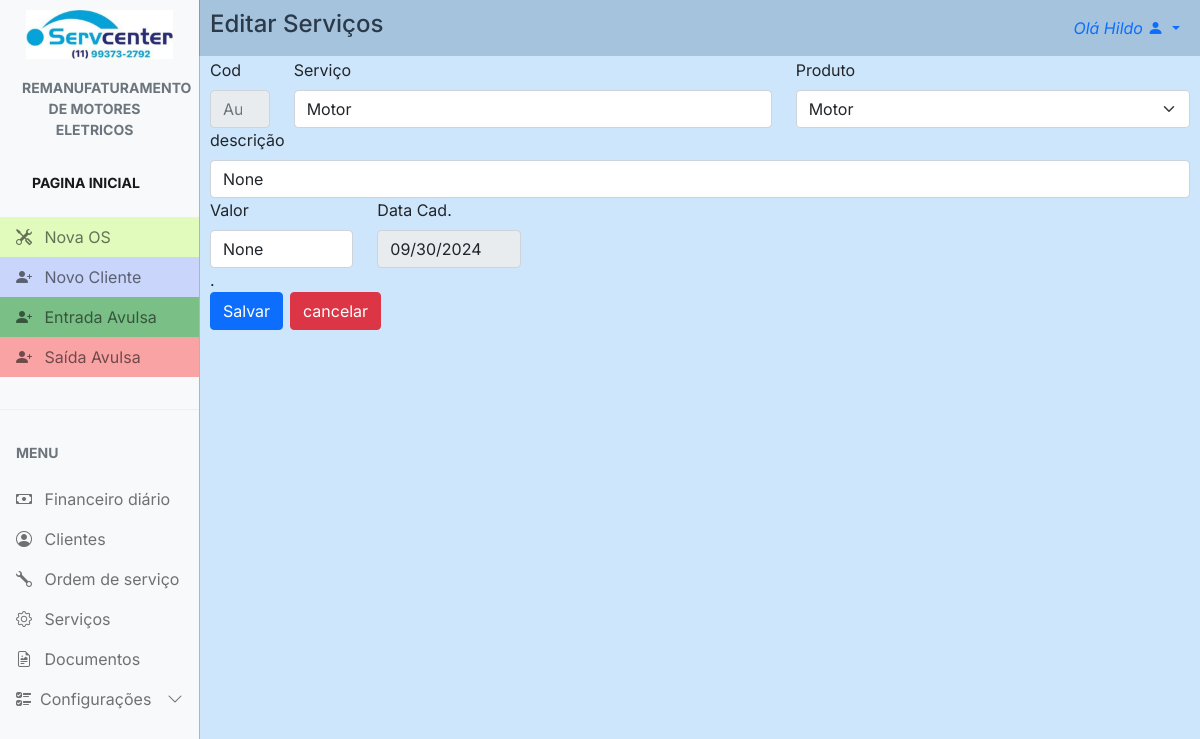
/services/edit_services/1 (signed in), run on the app's committed database.
### config/models.py (models this page shows, shortened)
class Config(models.Model):
    nome_empresa = models.CharField(max_length=100, blank=True, null=True)
    nome_fantasia = models.CharField(max_length=100, blank=True, null=True)
    responsavel = models.CharField(max_length=100, blank=True, null=True)
    atividade = models.CharField(max_length=100, blank=True, null=True)
    cnpj = models.CharField(max_length=20, blank=True, null=True)
    endereco = models.CharField(max_length=100, blank=True, null=True)
    numero = models.CharField(max_length=10, blank=True, null=True)
    bairro = models.CharField(max_length=50, blank=True, null=True)
    cidade = models.CharField(max_length=50, blank=True, null=True)
    estado = models.CharField(max_length=2, blank=True, null=True)
    cep = models.CharField(max_length=10, blank=True, null=True)
    logo1 = models.ImageField(upload_to='logos', blank=True, null=True)
    logo2 = models.ImageField(upload_to='logos', blank=True, null=True)
    obs = models.TextField(blank=True, null=True)
    data = models.DateField(blank=True, null=True)
    telefone = models.CharField(max_length=20, blank=True, null=True)
    whatsapp = models.CharField(max_length=20, blank=True, null=True)

### services/models.py (models this page shows, shortened)
class Services(models.Model):
    cod = models.AutoField(primary_key=True)
    tipo = models.CharField(max_length=20, default="Pessoa Física")
    nome = models.CharField(max_length=50)
    descr = models.CharField(max_length=50, null=True, blank=True)
    valor = models.CharField(max_length=20, null=True, blank=True)
    obs = models.CharField(max_length=50, null=True, blank=True)
    data_cadastro = models.DateField(auto_now_add=True, blank=True)
    foto = models.ImageField(upload_to="foto_cliente", null=True, blank=True)

### services/views.py (the view, shortened to what this page needs)
# urls.py: path('edit_services/<int:cod>', views.edit_services, name="edit_services"),
@login_required
def edit_services(request, cod):
    if request.method == "GET":
        return render(request, 'edit_services.html', {'cod': Services.objects.get(cod=cod).cod,
                                                      'nome': Services.objects.get(cod=cod).nome,
                                                      'tipo': Services.objects.get(cod=cod).tipo,
                                                      'descr': Services.objects.get(cod=cod).descr,
                                                      'valor': Services.objects.get(cod=cod).valor,
                                                      'obs': Services.objects.get(cod=cod).obs,
                                                      'data_cadastro': Services.objects.get(cod=cod).data_cadastro.strftime("%Y-%m-%d"),
                                                      'foto': Services.objects.get(cod=cod).foto, })

### config/context_processors.py (called while the page is built)
def conf(request):
    logo = Config.objects.all().first
    return {'logo': logo}

### servcenter/context_processors.py (called while the page is built)
def project_settings(request):
    config = Config.objects.first()
    return {
        'config': config,
    }

### services/templates/edit_services.html (shortened to what this page needs)
{% extends "main.html" %} {% load static %} {% block 'head' %}
<link rel="stylesheet" href="{% static 'css/main.css' %}" />
<link rel="stylesheet" href="{% static 'clients/css/new_client.css' %}" />
{% endblock %} {% block 'main' %}
<div id="main" class="main">
  <div id="cad_cli_tit">
    <a>Editar Serviços</a>
  </div>
  <form class="row g-6" action="{% url 'edit_services' cod=cod  %}" method="POST">
    <div class="col-md-1">
      <label for="inputCod" class="form-label">Cod</label>
      <input
        type="number"
        readonly
        class="form-control"
        placeholder="Auto"
        name="inputCod"
      />
    </div>
    <div class="col-md-6">
      <label for="inputNome" class="form-label">Serviço</label>
      <input
        type="text"
        class="form-control"
        placeholder="Nome serviço"
        name="inputNome"
        value="{{nome}}"
      />
    </div>
    <div class="col-md-5">
      <label for="inputTipo" class="form-label">Produto</label>
      <select name="inputTipo" class="form-select" value="{{tipo}}">
        <option selected>Motor</option>
      </select>
    </div>
    <div class="col-md-12">
      <label for="inputdescr" class="form-label">descrição</label>
      <input
        type="text"
        class="form-control"
        placeholder="descrição do serviço"
        name="inputdescr"
        value="{{descr}}"
      />
    </div>
    <div class="col-md-2">
      <label for="inputvalor" class="form-label">Valor</label>
      <input
        type="text"
        class="form-control"
        placeholder="somente números"
        name="inputvalor"
        value="{{valor}}"
      />
    </div>
    <div class="col-md-2">
      <label for="imputCad" class="form-label">Data Cad.</label>
      <input type="date" readonly class="form-control" name="input-dataCad" value="{{data_cadastro}}"/>
    </div>
      <a>.</a>
    <div class="col-12">
      <button type="submit" class="btn btn-primary">Salvar</button>
    </div>
  </form>
  <div class="col-1">
    <a href="{% url 'services' %}" id="canc_btn" type="submit" class="btn btn-danger">cancelar</a>
  </div
</div>
{% endblock%}

### templates/main.html (shortened to what this page needs)
{% load static %}
<!DOCTYPE html>
<html lang="en">
  <head>
    <link rel="stylesheet" href="{% static 'css/bootstrap.min.css'%}" />
    <link
      rel="stylesheet"
      href="https://cdn.jsdelivr.net/npm/bootstrap-icons@1.4.1/font/bootstrap-icons.css"
    />
    <link rel="stylesheet" href="{% static 'css/dataTables.bootstrap5.min.css' %}" />
    <link rel="stylesheet" href="{% static 'css/main.css' %}" />
    {% block 'head' %}{% endblock %}
  </head>
  <body>
    <div
      class="offcanvas offcanvas-start sidebar-nav bg-light"
      tabindex="-1"
      id="sidebar"
    >
      <div class="offcanvas-body p-0">
        <nav class="navbar-light">
          <ul class="navbar-nav">
            <li>
              <div class="text-muted small fw-bold text-uppercase px-3">
                <a href="{% url 'dashboard' %}">
                  {% if config.logo1 %}
                    <img id="logo" src="{{ config.logo1.url }}" alt="logo" />
                  {% else %}
                    <p>No logo available</p>
                  {% endif %}
                </a>
              </div>
            </li>
            <li id="tit_motores">
              <a href="{% url 'dashboard' %}" class="nav-link px-3 active">
                <div class="text-muted small fw-bold text-uppercase px-3 mb-3">
                  {{config.atividade}}
                </div>
              </a>
            </li>
            <li>
              <div class="text-muted small fw-bold text-uppercase px-3 mb-3">
                <a href="{% url 'dashboard' %}" class="nav-link px-3 active">Pagina Inicial</a>
              </div>
            </li>
            <li>
              <a id="n_os" href="{% url 'new_work_order' %}" class="nav-link px-3">
                <span class="me-2"><i class="bi bi-tools"></i></span>
                <span>Nova OS</span>
              </a>
            </li>
            <li>
              <a id="n_cli" href="{% url 'new_client' %}" class="nav-link px-3">
                <span class="me-2"><i class="bi bi-person-plus-fill"></i></span>
                <span>Novo Cliente</span>
              </a>
            </li>
            <li>
              <a id="in" href="{% url 'new_finance' %}" class="nav-link px-3">
                <span class="me-2"><i class="bi bi-person-plus-fill"></i></span>
                <span>Entrada Avulsa</span>
              </a>
            </li>
            <li>
              <a id="out" href="{% url 'new_finance_out' %}" class="nav-link px-3">
                <span class="me-2"><i class="bi bi-person-plus-fill"></i></span>
                <span>Saída Avulsa</span>
              </a>
            </li>
            <li class="my-4"><hr class="dropdown-divider bg-light" /></li>
            <li>
              <div class="text-muted small fw-bold text-uppercase px-3 mb-3">
                Menu
              </div>
            </li>
            {% if user.is_superuser %}
              <li>
                  <a href="{% url 'finance' %}" class="nav-link px-3">
                      <span class="me-2"><i class="bi bi-cash"></i></span>
                      <span>Financeiro</span>
                  </a>
              </li>
            {% else %}
                <li>
                    <a href="{% url 'finance' %}" class="nav-link px-3">
                        <span class="me-2"><i class="bi bi-cash"></i></span>
                        <span>Financeiro diário</span>
                    </a>
                </li>
            {% endif %}
            <li>
              <a href="{% url 'clients' %}" class="nav-link px-3">
                <span class="me-2"><i class="bi bi-person-circle"></i></span>
                <span>Clientes</span>
              </a>
            </li>
            <li>
              <a href="{% url 'work_order' %}" class="nav-link px-3">
                <span class="me-2"><i class="bi bi-wrench"></i></span>
                <span>Ordem de serviço</span>
              </a>
            </li>
            <li>
              <a href="{% url 'services' %}" class="nav-link px-3">
                <span class="me-2"><i class="bi bi-gear"></i></span>
                <span>Serviços</span>
              </a>
            </li>
            <li>
              <a href="{% url 'documents' %}" class="nav-link px-3">
                <span class="me-2"><i class="bi bi-file-earmark-richtext"></i></span>
                <span>Documentos</span>
              </a>
            </li>
            <li>
              <a
                class="nav-link px-3 sidebar-link"
                data-bs-toggle="collapse"
                href="#layouts"
              >
                <span class="me-2"><i class="bi bi-ui-checks"></i></span>
                <span>Configurações</span>
                <span class="ms-auto">
                  <span class="right-icon">
                    <i class="bi bi-chevron-down"></i>
                  </span>
                </span>
              </a>
            </li>
          </ul>
        </nav>
      </div>
    </div>
    <nav class="navbar navbar-expand-lg" id="top_nav">
      <div  class="container-fluid">
        <div class="collapse navbar-collapse" id="topNavBar">
          <ul class="navbar-nav">
            <li class="nav-item dropdown">
              <a
                class="nav-link dropdown-toggle ms-2"
                href="#"
                role="button"
                data-bs-toggle="dropdown"
                aria-expanded="false"
              >
                <i>Olá {{request.user.first_name}}</i>
                <i class="bi bi-person-fill"></i>
              </a>
            </li>
          </ul>
        </div>
      </div>
    </nav>
    {% block 'main' %} {% endblock %}
  </body>
</html>

### templates/static/css/main.css (style rules this page uses)
body, button { font-family: "Inter", sans-serif; margin: 0; padding: 0; background: rgba(91, 170, 244, 0.293); }
:root { --offcanvas-width: 200px; --topNavbarHeight: 0px; }
#logo { padding: 10px; max-width: 100%; }
#n_os { background: rgba(172, 255, 47, 0.303); }
#n_cli { background: rgba(47, 95, 255, 0.234); }
#in { background-color: #2a9c3d9c; }
#out { background-color: #fa6c6c9a; }
#tit_motores { text-align: center; margin-left: -10px; }
.sidebar-nav { width: var(--offcanvas-width); }
.sidebar-link { display: flex; align-items: center; }
.sidebar-link .right-icon { display: inline-flex; }
#top_nav { background: rgba(65, 109, 150, 0.293); }
@media (min-width: 992px) { body { overflow: auto !important; } }
@media (min-width: 992px) { .sidebar-nav { -webkit-transform: none; transform: none; visibility: visible !important; height: calc(100% - var(--topNavbarHeight)); top: var(--topNavbarHeight); } }
@media (min-width: 992px) { #cad_cli_tit { margin-top: -50px; } }

### templates/static/clients/css/new_client.css (style rules this page uses)
.main { margin-left: 10px; margin-right: 10px; margin-bottom: 10px; padding: 0; }
#cad_cli_tit a { margin-top: -4px; font-size: 3vh; font-weight: 500; border-radius: 10px; }
#canc_btn { margin-top: -67px; margin-left: 80px; }
@media (min-width: 992px) { .main { margin-left: 210px; margin-right: 10px; } }
@media (min-width: 992px) { #cad_cli_tit { margin-top: -50px; font-size: 3vh; font-weight: 500; border: 0; padding: 0; } }
@media (min-width: 992px) { #canc_btn { margin-top: -65px; margin-left: 80px; } }

### data on the page
Config: logo1 (picture), atividade "REMANUFATURAMENTO DE MOTORES ELETRICOS"
Services: inputNome "Motor", inputTipo "Motor"

### other printed values
{{ request.user.first_name }} "Hildo"
